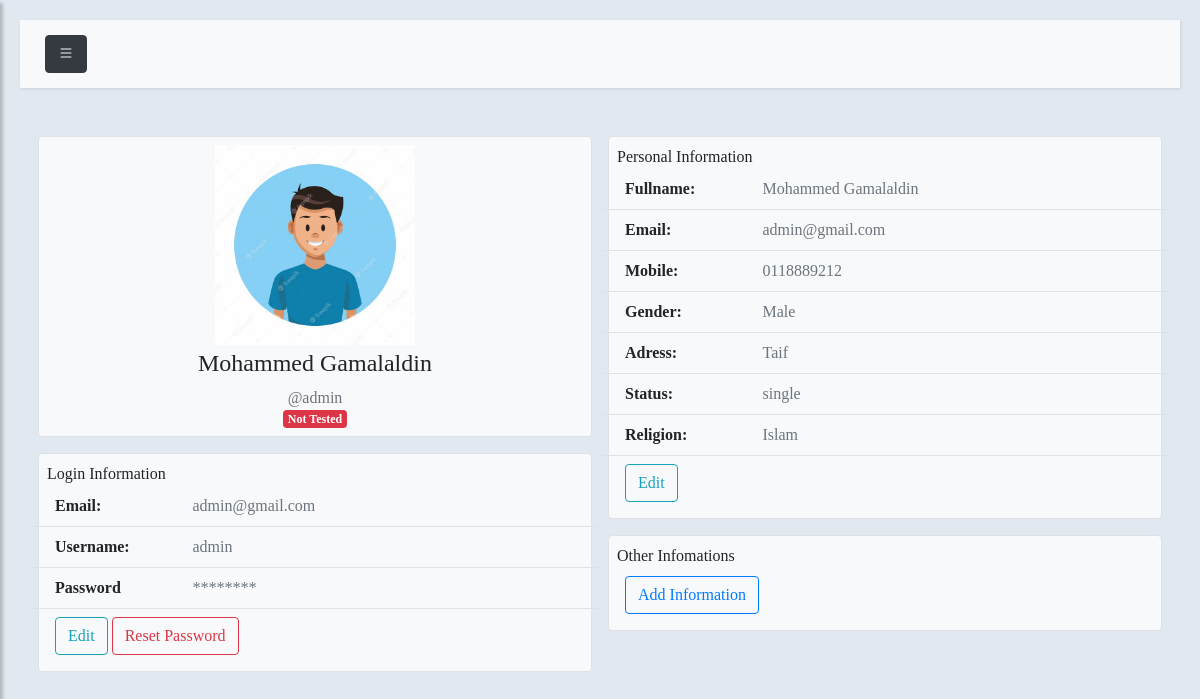
Page /controller.php?page=my-profile (signed in) on the committed database.
### tables this page shows
CREATE TABLE `users` (
  `u_id` int(60) NOT NULL,
  `u_fname` varchar(60) NOT NULL,
  `u_spec` varchar(60) NOT NULL,
  `u_lname` varchar(60) NOT NULL,
  `u_grade` int(60) NOT NULL,
  `u_email` varchar(60) NOT NULL,
  `u_mobile` varchar(60) NOT NULL,
  `u_address` varchar(60) NOT NULL,
  `u_gender` varchar(60) NOT NULL,
  `u_status` varchar(60) NOT NULL,
  `u_religion` varchar(60) NOT NULL,
  `u_year` varchar(60) NOT NULL,
  `u_school` varchar(60) NOT NULL,
  `u_username` text NOT NULL,
  `u_password` varchar(60) NOT NULL,
  `u_role` varchar(60) NOT NULL,
  `u_test_attempt` int(11) NOT NULL
);

### my-profile.php (the view, shortened to what this page needs)
<?php  include('header.php')?>
<div class="container">
  <div class="row">
    <div class="col-lg-6">
      <div class="row">
       <div class="col-lg-12 p-2">
        <div class="border p-2 rounded d-flex flex-column align-items-center text-center bg-light">
          <img src="images/profile-<?php echo $user['u_gender']?>.jpg" class="img-fluid mb-1" width="200">
          <h4><?php echo $fullname?></h4>
          <span class="text-secondary">@<?php echo $user['u_username']?></span>
          <?php
          if($user['u_test_attempt']==1){
            echo '<span class="badge badge-primary">Tested</span>';
          }else{
            echo '<span class="badge badge-danger">Not Tested</span>';
          }
          ?>
        </div>
      </div>
      <div class="col-lg-12 p-2">
        <div class="border p-2 rounded bg-light">
          <header>Login Information</header>
          <div class="row border-bottom p-2">
            <div class="col-sm-3">
              <b>Email:</b>
            </div>
            <div class="col-sm-7 text-secondary">
             <?php echo $user['u_email']?>
           </div>
         </div>
         <div class="row border-bottom p-2">
          <div class="col-sm-3">
            <b>Username:</b>
          </div>
          <div class="col-sm-7 text-secondary">
            <?php echo $user['u_username']?>
          </div>
        </div>
        <div class="row border-bottom p-2">
          <div class="col-sm-3">
            <b>Password</b>
          </div>
          <div class="col-sm-7 text-secondary">
           <?php echo str_repeat("*", strlen($user['u_password']))?>
         </div>
       </div>
       <div class="row p-2">
        <div class="col-sm-3 d-flex">
          <button class="btn btn-outline-info mr-1" data-toggle="modal" data-target="#login">Edit</button>
          <a href="processors/edit-information.php?type=reset" class="btn btn-outline-danger text-red">Reset Password</a>
        </div>
      </div>
    </div>
  </div>
</div>
</div>
<div class="col-lg-6">
  <div class="row">
    <div class="col-lg-12 p-2">
      <div class="border p-2 rounded bg-light">
        <header>Personal Information</header>
        <div class="row border-bottom p-2">
          <div class="col-sm-3">
            <b>Fullname:</b>
          </div>
          <div class="col-sm-7 text-secondary">
           <?php echo $fullname?>
         </div>
       </div>
       <div class="row border-bottom p-2">
        <div class="col-sm-3">
          <b>Email:</b>
        </div>
        <div class="col-sm-7 text-secondary">
          <?php echo $user['u_email']?>
        </div>
      </div>
      <div class="row border-bottom p-2">
        <div class="col-sm-3">
          <b>Mobile:</b>
        </div>
        <div class="col-sm-7 text-secondary">
          <?php echo $user['u_mobile']?>
        </div>
      </div>
      <div class="row border-bottom p-2">
        <div class="col-sm-3">
          <b>Gender: </b>
        </div>
        <div class="col-sm-7 text-secondary">
          <?php echo $user['u_gender']?>
        </div>
      </div>
      <div class="row border-bottom p-2">
        <div class="col-sm-3">
          <b>Adress:</b>
        </div>
        <div class="col-sm-7 text-secondary">
          <?php echo $user['u_address']?>
        </div>
      </div>
      <div class="row border-bottom p-2">
        <div class="col-sm-3">
          <b>Status:</b>
        </div>
        <div class="col-sm-7 text-secondary">
          <?php echo $user['u_status']?>
        </div>
      </div>
      <div class="row border-bottom p-2">
        <div class="col-sm-3">
          <b>Religion:</b>
        </div>
        <div class="col-sm-7 text-secondary">
          <?php echo $user['u_religion']?>
        </div>
      </div>
      <div class="row p-2">
        <div class="col-sm-3">
          <button class="btn btn-outline-info" data-toggle="modal" data-target="#personal">Edit</button>
        </div>
      </div>
    </div>
  </div>
  <div class="col-lg-12 p-2">
    <div class="border p-2 rounded bg-light">
      <header>Other Infomations</header>
    <div class="row p-2">
      <div class="col-sm-3">
        <button class="btn btn-outline-primary" data-toggle="modal" data-target="#addinformation">Add Information</button>
      </div>
    </div>
  </div>
</div>
</div>
</div>
</div>
</div>
<?php  include('footer.php')?>

### style.css (style rules this page uses)
body { font-family: Tahoma; background: #fafafa; }
a, a:hover, a:focus { color: inherit; text-decoration: none; transition: all 0.3s; }

### rows in the picture
users: u_gender (picture), fullname "Mohammed Gamalaldin", u_username "admin", u_email "admin@gmail.com", u_password "********", u_mobile "0118889212", u_gender "Male", u_address "Taif", u_status "single", u_religion "Islam"
